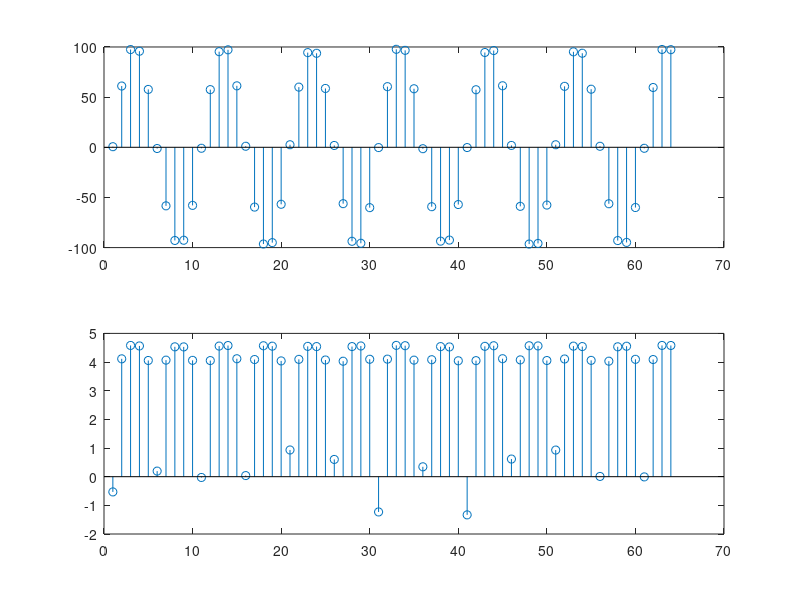

Source code (MATLAB):
n = 64;
fs = 1000;

t= 0:1/fs:(n-1)*1/fs; %0:dt:stoptime-dt
x = 100*sin(2*pi*100*t) + 2*sin(2*pi*164.25*t) + rand();

n=255;
t= 0:1/fs:(n-1)*1/fs; %0:dt:stoptime-d
x = [zeros(length(x)-512), x];

%inputsignaal en psd weergeven
figure(1);
subplot(2,1,1);
stem(x);
subplot(2,1,2);
stem(log(x));